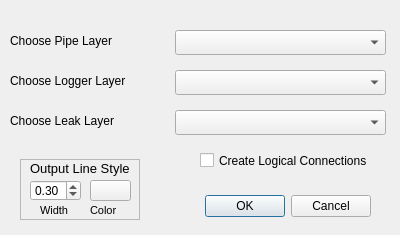
<?xml version="1.0" encoding="UTF-8"?>
<ui version="4.0" >
 <class>shortpathDialogBase</class>
 <widget class="QDialog" name="shortpathDialogBase" >
  <property name="geometry" >
   <rect>
    <x>0</x>
    <y>0</y>
    <width>400</width>
    <height>235</height>
   </rect>
  </property>
  <property name="windowTitle">
   <string>Short Path</string>
  </property>
  <widget class="QDialogButtonBox" name="button_box">
   <property name="geometry">
    <rect>
     <x>30</x>
     <y>190</y>
     <width>341</width>
     <height>32</height>
    </rect>
   </property>
   <property name="orientation">
    <enum>Qt::Horizontal</enum>
   </property>
   <property name="standardButtons">
    <set>QDialogButtonBox::Cancel|QDialogButtonBox::Ok</set>
   </property>
  </widget>
  <widget class="QLabel" name="label">
   <property name="geometry">
    <rect>
     <x>10</x>
     <y>30</y>
     <width>161</width>
     <height>21</height>
    </rect>
   </property>
   <property name="frameShape">
    <enum>QFrame::NoFrame</enum>
   </property>
   <property name="text">
    <string>Choose Pipe Layer</string>
   </property>
  </widget>
  <widget class="QLabel" name="label_2">
   <property name="geometry">
    <rect>
     <x>10</x>
     <y>70</y>
     <width>161</width>
     <height>21</height>
    </rect>
   </property>
   <property name="frameShape">
    <enum>QFrame::NoFrame</enum>
   </property>
   <property name="text">
    <string>Choose Logger Layer</string>
   </property>
  </widget>
  <widget class="QLabel" name="label_3">
   <property name="geometry">
    <rect>
     <x>10</x>
     <y>110</y>
     <width>161</width>
     <height>21</height>
    </rect>
   </property>
   <property name="frameShape">
    <enum>QFrame::NoFrame</enum>
   </property>
   <property name="text">
    <string>Choose Leak Layer</string>
   </property>
  </widget>
  <widget class="QCheckBox" name="checkBox">
   <property name="geometry">
    <rect>
     <x>200</x>
     <y>150</y>
     <width>171</width>
     <height>21</height>
    </rect>
   </property>
   <property name="font">
    <font>
     <pointsize>9</pointsize>
    </font>
   </property>
   <property name="text">
    <string>Create Logical Connections</string>
   </property>
  </widget>
  <widget class="QgsMapLayerComboBox" name="comboBox">
   <property name="geometry">
    <rect>
     <x>175</x>
     <y>30</y>
     <width>211</width>
     <height>25</height>
    </rect>
   </property>
  </widget>
  <widget class="QgsMapLayerComboBox" name="comboBox_2">
   <property name="geometry">
    <rect>
     <x>175</x>
     <y>70</y>
     <width>211</width>
     <height>25</height>
    </rect>
   </property>
  </widget>
  <widget class="QgsMapLayerComboBox" name="comboBox_3">
   <property name="geometry">
    <rect>
     <x>175</x>
     <y>110</y>
     <width>211</width>
     <height>25</height>
    </rect>
   </property>
  </widget>
  <widget class="QDoubleSpinBox" name="doubleSpinBox">
   <property name="geometry">
    <rect>
     <x>30</x>
     <y>180</y>
     <width>51</width>
     <height>21</height>
    </rect>
   </property>
   <property name="font">
    <font>
     <pointsize>9</pointsize>
    </font>
   </property>
   <property name="minimum">
    <double>0.100000000000000</double>
   </property>
   <property name="maximum">
    <double>3.000000000000000</double>
   </property>
   <property name="singleStep">
    <double>0.050000000000000</double>
   </property>
   <property name="value">
    <double>0.300000000000000</double>
   </property>
  </widget>
  <widget class="QgsColorButton" name="mColorButton">
   <property name="geometry">
    <rect>
     <x>90</x>
     <y>180</y>
     <width>41</width>
     <height>21</height>
    </rect>
   </property>
   <property name="color">
    <color>
     <red>52</red>
     <green>101</green>
     <blue>164</blue>
    </color>
   </property>
   <property name="allowOpacity">
    <bool>false</bool>
   </property>
   <property name="defaultColor">
    <color>
     <red>52</red>
     <green>101</green>
     <blue>164</blue>
    </color>
   </property>
  </widget>
  <widget class="QLabel" name="label_4">
   <property name="geometry">
    <rect>
     <x>90</x>
     <y>200</y>
     <width>31</width>
     <height>21</height>
    </rect>
   </property>
   <property name="font">
    <font>
     <pointsize>8</pointsize>
    </font>
   </property>
   <property name="text">
    <string>Color</string>
   </property>
  </widget>
  <widget class="QLabel" name="label_5">
   <property name="geometry">
    <rect>
     <x>40</x>
     <y>200</y>
     <width>41</width>
     <height>21</height>
    </rect>
   </property>
   <property name="font">
    <font>
     <pointsize>8</pointsize>
    </font>
   </property>
   <property name="text">
    <string>Width</string>
   </property>
  </widget>
  <widget class="QLabel" name="label_6">
   <property name="geometry">
    <rect>
     <x>30</x>
     <y>160</y>
     <width>111</width>
     <height>17</height>
    </rect>
   </property>
   <property name="font">
    <font>
     <pointsize>10</pointsize>
    </font>
   </property>
   <property name="text">
    <string>Output Line Style</string>
   </property>
  </widget>
  <widget class="QFrame" name="frame">
   <property name="geometry">
    <rect>
     <x>20</x>
     <y>159</y>
     <width>120</width>
     <height>61</height>
    </rect>
   </property>
   <property name="frameShape">
    <enum>QFrame::StyledPanel</enum>
   </property>
   <property name="frameShadow">
    <enum>QFrame::Raised</enum>
   </property>
  </widget>
  <zorder>frame</zorder>
  <zorder>button_box</zorder>
  <zorder>label</zorder>
  <zorder>label_2</zorder>
  <zorder>label_3</zorder>
  <zorder>checkBox</zorder>
  <zorder>comboBox</zorder>
  <zorder>comboBox_2</zorder>
  <zorder>comboBox_3</zorder>
  <zorder>doubleSpinBox</zorder>
  <zorder>mColorButton</zorder>
  <zorder>label_4</zorder>
  <zorder>label_5</zorder>
  <zorder>label_6</zorder>
 </widget>
 <customwidgets>
  <customwidget>
   <class>QgsColorButton</class>
   <extends>QToolButton</extends>
   <header>qgscolorbutton.h</header>
  </customwidget>
  <customwidget>
   <class>QgsMapLayerComboBox</class>
   <extends>QComboBox</extends>
   <header>qgsmaplayercombobox.h</header>
  </customwidget>
 </customwidgets>
 <resources/>
 <connections>
  <connection>
   <sender>button_box</sender>
   <signal>accepted()</signal>
   <receiver>shortpathDialogBase</receiver>
   <slot>accept()</slot>
   <hints>
    <hint type="sourcelabel">
     <x>20</x>
     <y>20</y>
    </hint>
    <hint type="destinationlabel">
     <x>20</x>
     <y>20</y>
    </hint>
   </hints>
  </connection>
  <connection>
   <sender>button_box</sender>
   <signal>rejected()</signal>
   <receiver>shortpathDialogBase</receiver>
   <slot>reject()</slot>
   <hints>
    <hint type="sourcelabel">
     <x>20</x>
     <y>20</y>
    </hint>
    <hint type="destinationlabel">
     <x>20</x>
     <y>20</y>
    </hint>
   </hints>
  </connection>
 </connections>
</ui>
